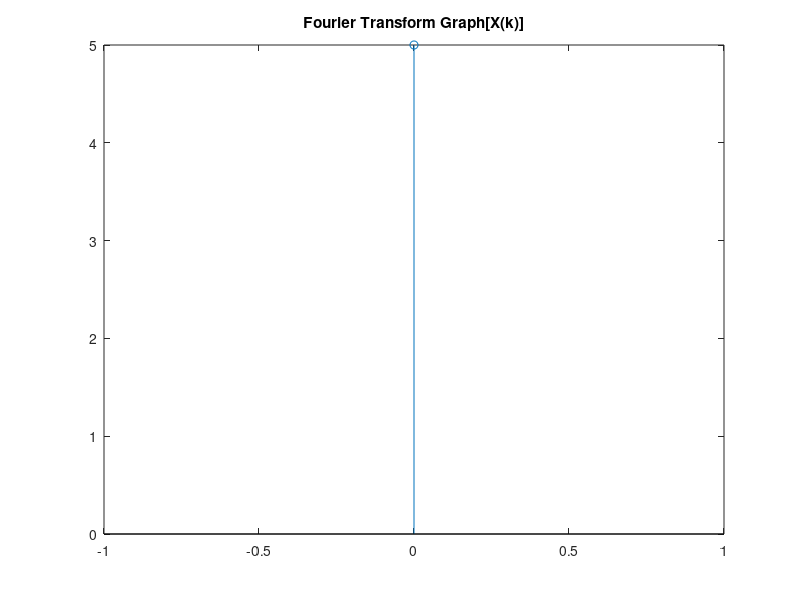

This chart was generated by the following MATLAB code:
clc;
clear all;
close all;

xn = input('Enter a signal=');
xn=xn.';
[N] = length(xn);
n = 0: N-1;
for k=0:N-1
    xk(k+1) =  exp(-j*2*pi*k*n/N)*xn;
end
disp('X(k)=');
disp(xk);
stem(n, xk);
title('Fourier Transform Graph[X(k)]');


